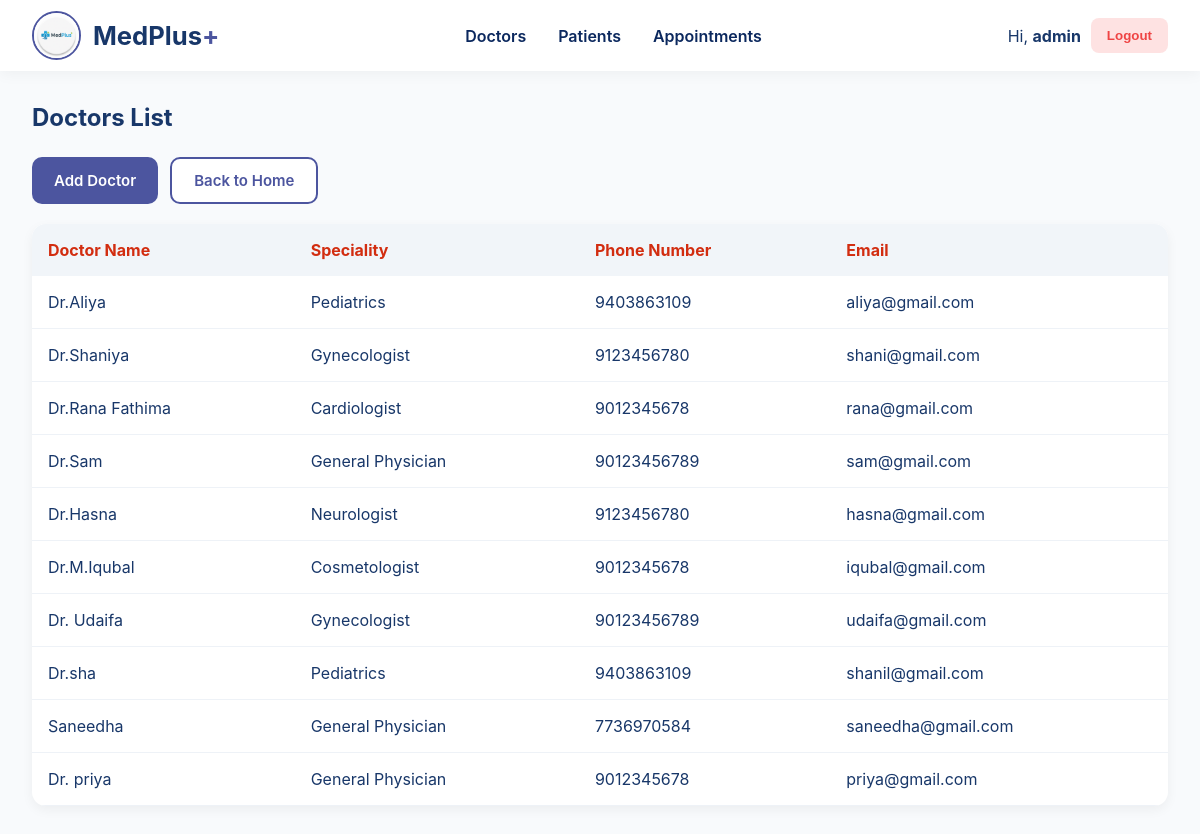
Screenshot of /doctors/ (signed in) with the database file from the repository.
### hospital/models.py (models this page shows, shortened)
class Doctor(models.Model):
    name = models.CharField(max_length=100)
    speciality = models.CharField(max_length=100, blank=True, null=True)
    phone = models.CharField(max_length=15)
    email = models.EmailField(blank=True, null=True)

### hospital/views.py (the view)
# urls.py: path('doctors/', views.doctor_list, name= 'doctor_list'),
def doctor_list(request):
    doctors = Doctor.objects.all()
    return render(request, 'hospital/doctor_list.html', {'doctors': doctors})

### hospital/templates/hospital/doctor_list.html
{% extends 'hospital/base.html' %}
{% block content %}
<h2>Doctors List</h2>
<div class="action-buttons">
    <a href="{% url 'add_doctor' %}" class="btn btn-primary">
        Add Doctor
    </a>
    <a href="{% url 'home' %}" class="btn btn-outline">
        Back to Home
    </a>
</div>
<table>
    <tr>
        <th>Doctor Name</th>
        <th>Speciality</th>
        <th>Phone Number</th>
        <th>Email</th>
    </tr>
    {% for doctor in doctors %}
    <tr>
        <td>{{ doctor.name }}</td>
        <td>{{ doctor.speciality }}</td>
        <td>{{ doctor.phone }}</td>
        <td>{{ doctor.email }}</td>
    </tr>
    {% empty %}
    <tr>
        <td colspan="4">No doctors found.</td>
    </tr>
    {% endfor %}
</table>
{% endblock %}

### hospital/templates/hospital/base.html (shortened to what this page needs)
{% load static %}
<!DOCTYPE html>
<html lang="en">
<head>
    <link rel="stylesheet" href="{% static 'hospital/style.css' %}">
    <link href="" rel="stylesheet">
</head>
<body>
<nav class="navbar">
    <div class="nav-container">
        <a href="{% url 'home' %}" class="brand">
        <img src="{% static 'hospital/images/logo.png' %}" alt="" class = "nav-logo">
            MedPlus<span>+</span>
        </a>
        <ul class="nav-links">
            <li><a href="{% url 'doctor_list' %}">Doctors</a></li>
            <li><a href="{% url 'patient_list' %}">Patients</a></li>
            <li><a href="{% url 'appointment_list' %}">Appointments</a></li>
        </ul>
        <div class="user-actions">
            {% if user.is_authenticated %}
                <span class="welcome-text">Hi, <strong>{{ user.username }}</strong></span>
                <form action="{% url 'logout' %}" method="post" style="display:inline;">
                    <button type="submit" class="btn-logout">Logout</button>
                </form>
            {% else %}
                <a href="{% url 'login' %}" class="btn-login">Login</a>
                <a href="{% url 'signup' %}" class="btn-signup">Register</a>
            {% endif %}
        </div>
    </div>
</nav>
<div class="main-container">
    {% block content %}{% endblock %}
</div>
</body>
</html>

### hospital/static/hospital/style.css (style rules this page uses)
:root { --primary: #4c559f; --primary-dark: #39418a; --success: #10b981; --bg: #f8fafc; --text: #183769; --white: #ffffff; --border: #e5e7eb; }
body { font-family: 'Inter', sans-serif; background: var(--bg); margin: 0; color: var(--text); }
.navbar { background: white; padding: 0.7rem 2rem; box-shadow: 0 2px 15px rgba(0,0,0,0.05); position: sticky; top: 0; z-index: 1000; }
.nav-container { max-width: 1200px; margin: 0 auto; display: flex; justify-content: space-between; align-items: center; }
.nav-logo { height: 45px; width: 45px; border-radius: 50%; margin-right: 12px; border: 2px solid var(--primary); }
.brand { display: flex; align-items: center; font-size: 1.6rem; font-weight: 700; text-decoration: none; color: var(--text); }
.brand span { color: var(--primary); }
.nav-links { display: flex; list-style: none; gap: 2rem; margin: 0; padding: 0; }
.nav-links a { text-decoration: none; color: #0b285e; font-weight: 600; transition: 0.3s; }
.user-actions { display: flex; align-items: center; gap: 10px; }
.btn-logout { background: #fee2e2; color: #ef4444; border: none; padding: 10px 16px; border-radius: 8px; cursor: pointer; font-weight: 600; }
.main-container { max-width: 1200px; margin: 2rem auto; padding: 0 2rem; }
.btn { display: inline-flex; align-items: center; justify-content: center; gap: 8px; padding: 12px 22px; border-radius: 10px; font-size: 15px; font-weight: 600; text-decoration: none; border: none; cursor: pointer; transition: all 0.3s ease; }
.btn-primary { background: var(--primary); color: white; }
.btn-outline { border: 2px solid var(--primary); color: var(--primary); background: white; }
.action-buttons { display: flex; gap: 12px; margin-top: 25px; flex-wrap: wrap; }
table { width: 100%; border-collapse: collapse; background: white; border-radius: 14px; overflow: hidden; box-shadow: 0 4px 12px rgba(0,0,0,0.05); margin-top: 20px; }
th { background: #f1f5f9; padding: 16px; text-align: left; color: #d22d10; font-weight: 700; }
td { padding: 16px; border-bottom: 1px solid #eef2f7; }

### rows the page displays
Doctor: name "Dr.Aliya", speciality "Pediatrics", phone "9403863109", email "aliya@gmail.com"
Doctor: name "Dr.Shaniya", speciality "Gynecologist", phone "9123456780", email "shani@gmail.com"
Doctor: name "Dr.Rana Fathima", speciality "Cardiologist", phone "9012345678", email "rana@gmail.com"
Doctor: name "Dr.Sam", speciality "General Physician", phone "90123456789", email "sam@gmail.com"
Doctor: name "Dr.Hasna", speciality "Neurologist", phone "9123456780", email "hasna@gmail.com"
Doctor: name "Dr.M.Iqubal", speciality "Cosmetologist", phone "9012345678", email "iqubal@gmail.com"
Doctor: name "Dr. Udaifa", speciality "Gynecologist", phone "90123456789", email "udaifa@gmail.com"
Doctor: name "Dr.sha", speciality "Pediatrics", phone "9403863109", email "shanil@gmail.com"
Doctor: name "Saneedha", speciality "General Physician", phone "7736970584", email "saneedha@gmail.com"
Doctor: name "Dr. priya", speciality "General Physician", phone "9012345678", email "priya@gmail.com"

### other values shown
{{ user.username }} "admin"
